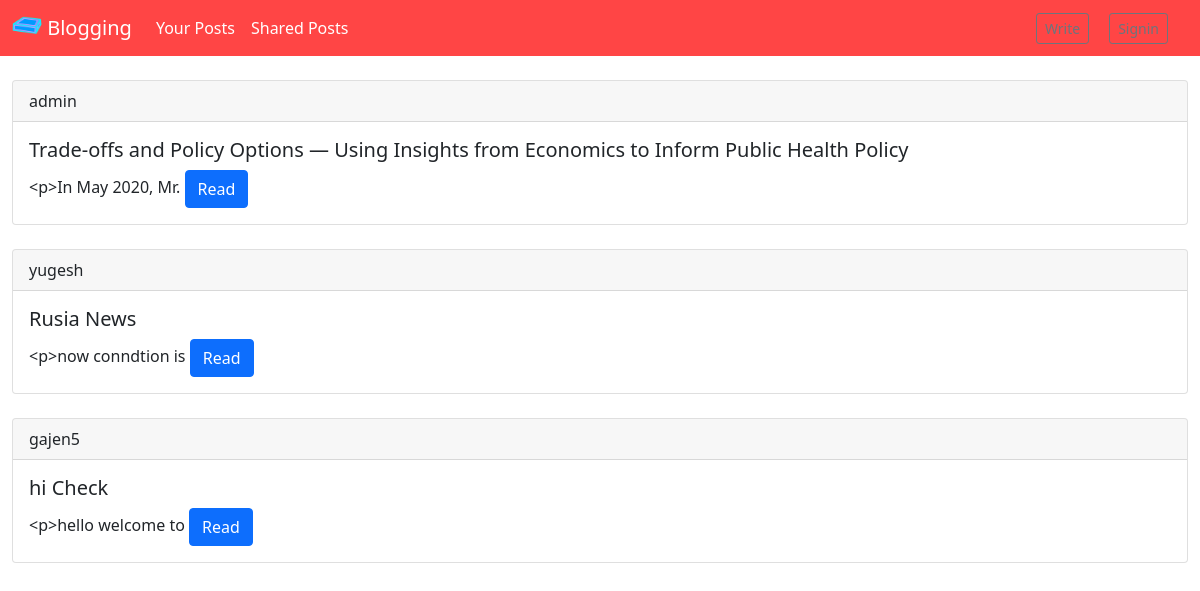
The page / on the database its author committed.
### app.py (models this page shows, shortened)
class Post(db.Model):
	id = db.Column('id',db.Integer, primary_key=True)
	title = db.Column(db.String(100), nullable=False)
	author = db.Column(db.String(100), nullable=False)
	body = db.Column(db.String(500), nullable=False)
	select = db.Column(db.String(500), nullable=False)
	author_s = db.Column(db.String(500), nullable=False)

### app.py (the view)
@app.route('/')
def home():
    return render_template('home.html', title='Home Page', posts=Post.query.filter_by(select=1))

### templates/home.html (shortened to what this page needs)
{% extends('base.html')%}
{% block body %}
	{% for post in posts %}
		<br>
		<div class="card">
			<div class="card-header">
				{{post.author}}
			</div>
			<div class="card-body">
				<h5 class="card-title">{{post.title}}</h5>
				<p class="card-text">{{post.body[:20]}}
				<a href="/read/{{ post.title }}" class="btn btn-primary">Read</a>
			</div>
		</div>
	{% endfor %}
{% endblock %}

### templates/base.html (shortened to what this page needs)
<!DOCTYPE HTML>
<html lang="en">
	<head>
		<link href="https://cdn.jsdelivr.net/npm/bootstrap@5.0.0-beta1/dist/css/bootstrap.min.css" rel="stylesheet">
	</head>
	<body>
		<nav class="navbar navbar-expand-lg navbar-light" style="background-color: #ff4545">
			<div class="container-fluid">
				<a class="navbar-brand" href="/" style="color: white">
					<img src="/static/favicon.png" alt="" width="30" height="24" class="d-inline-block align-top">
					Blogging
				</a>
				<div class="collapse navbar-collapse" id="navbarNavDropdown">
					<ul class="navbar-nav">
						<li class="nav-item">
							<a class="nav-link active" aria-current="page" href="/yourpost" style="color: white">Your Posts</a>
						</li>
						<li class="nav-item">
							<a class="nav-link active" aria-current="page" href="/sharedpost" style="color: white">Shared Posts</a>
						</li>
					</ul>
				</div>
				<a href="/write">
				<button class="btn btn-sm btn-outline-secondary" type="button" style="margin-right: 20px">
				</button>
				<a href="
				{% if 'name' not in session %}
					/signin
				{% endif %}">
				<button class="btn btn-sm btn-outline-secondary" type="button" style="margin-right: 20px">
				</button>
			</a>
			</div>
		</nav>
	<div class="container-fluid">
		{% block body%}{% endblock %}
	</div>
</body>
</html>

### rows shown on the page
Post: author "admin", title "Trade-offs and Policy Options — Using Insights from Economics to Inform Public Health Policy", body "<p>In May 2020, Mr."
Post: author "yugesh", title "Rusia News", body "<p>now conndtion is"
Post: author "gajen5", title "hi Check", body "<p>hello welcome to"
